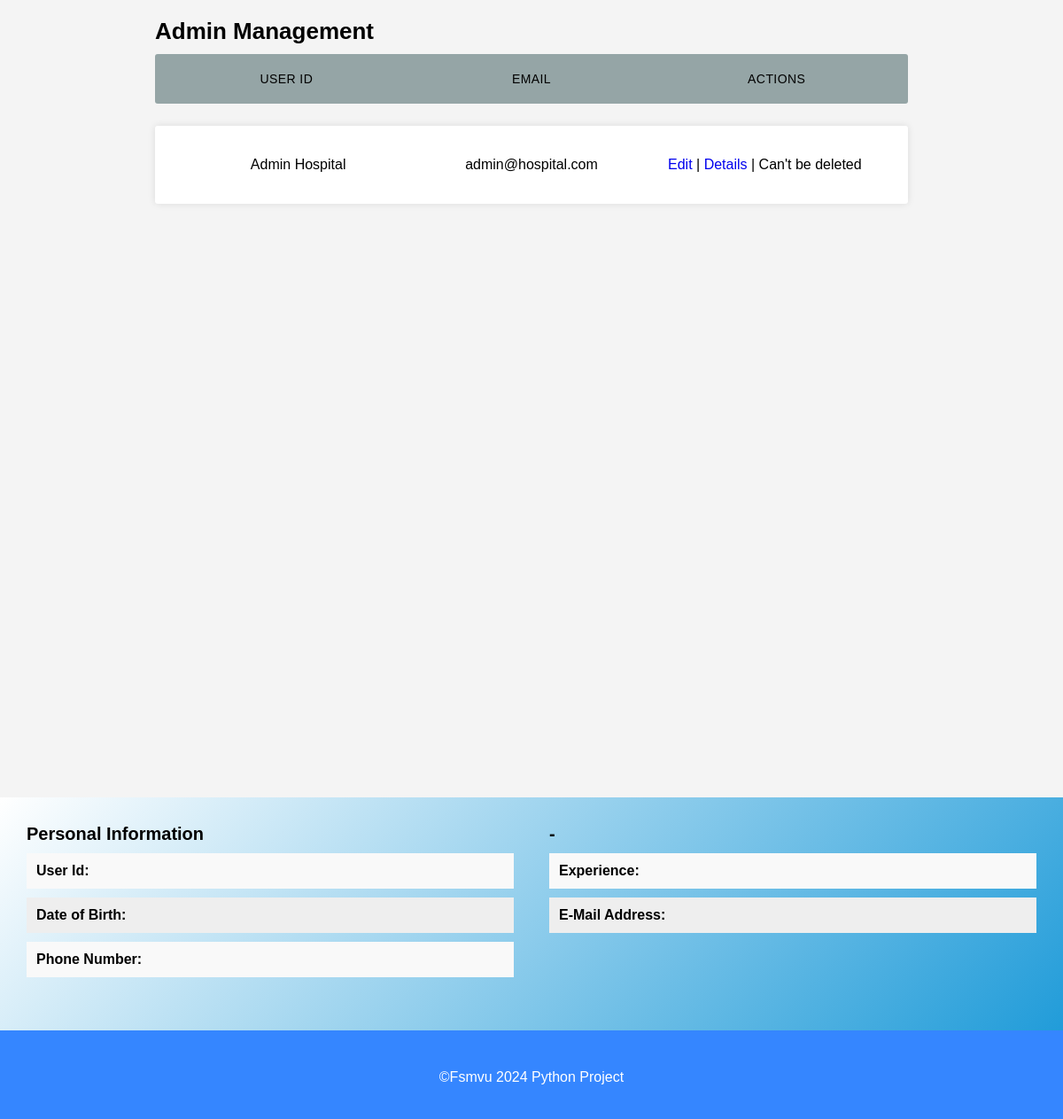
The page /Admins/ on the database as committed earlier.
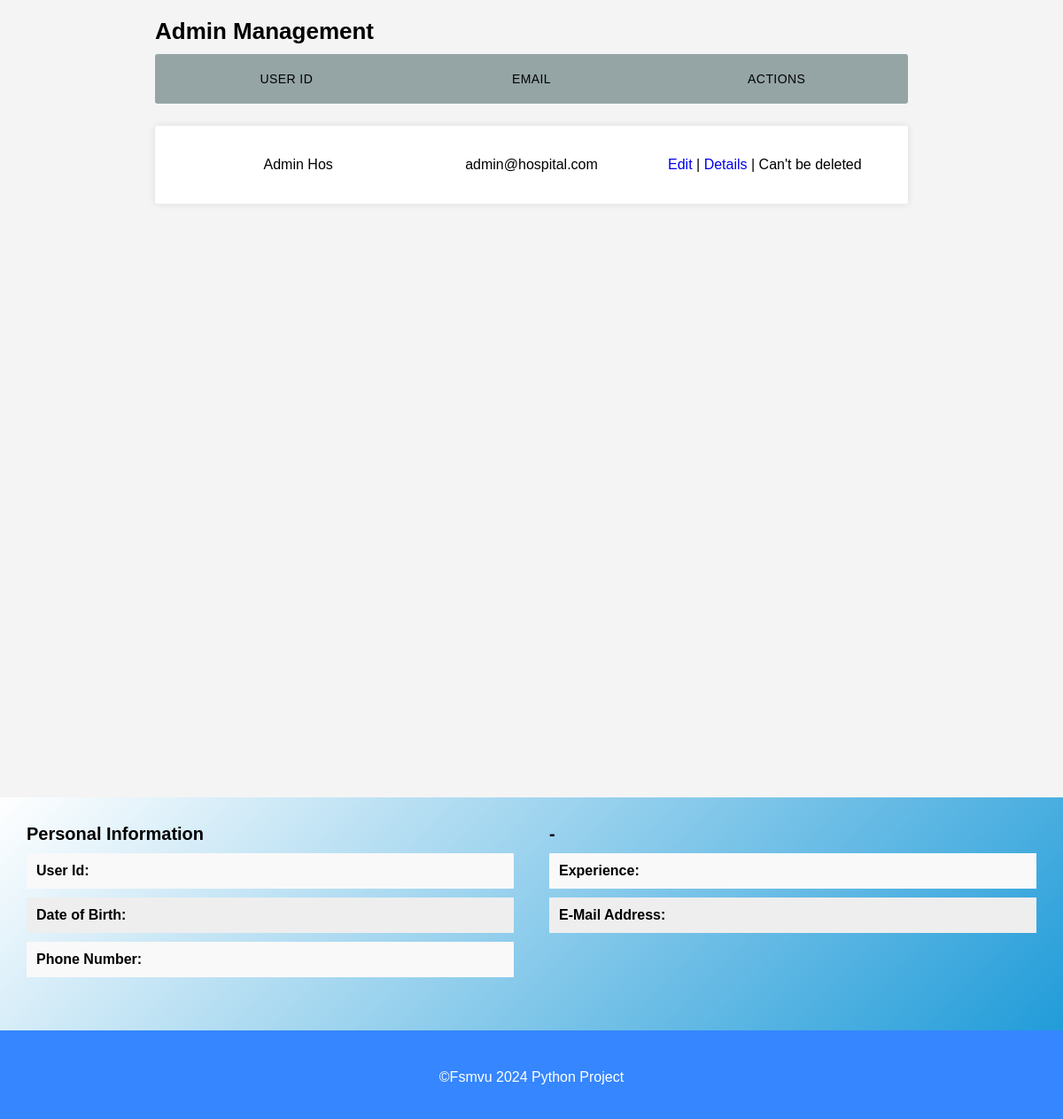
The same page on the database as committed later.
### administrator/models.py (models this page shows, shortened)
class Administrator(models.Model):
    ID = models.BigAutoField(primary_key=True)
    User = models.ForeignKey(settings.AUTH_USER_MODEL,on_delete=models.CASCADE,blank=True, null=True)
    DateOfBirth = models.DateField(verbose_name="Date of Birth")
    Gender = models.CharField(max_length=1, choices=GENDER_CHOICES,verbose_name="Gender")
    Phone = models.CharField(max_length=11,verbose_name="Phone")
    IsVisible = models.BooleanField(default=True)
    class Meta:
        db_table = "administrator"

### administrator/views.py (the view)
# urls.py: path('',views.home,name=""),
def home(request):
    context ={}
    context["dataset"] = Administrator.objects.filter(IsVisible=True)
    return render(request, "administrator/home.html", context)

### administrator/templates/administrator/home.html (shortened to what this page needs)
{% extends 'management_base.html' %}
{% load static %}
{% block content %}
  <section id="doktor-yonetimi">
    <div class="container">
      <h2 style="display:inline">Admin Management</h2>
      <div class="bosluk"></div>
      {% if dataset.count == 0 %}
        <p>No record</p>
      {% else %}
        <ul class="responsive-table">
          <li class="table-header">
            <div class="col col-1">User ID</div>
            <div class="col col-2">Email</div>
            <div class="col col-4">Actions</div>
          </li>
          {% for data in dataset %}
            <li class="table-row">
              <div class="col col-1" data-label="User ID">{{ data.User.first_name }} {{ data.User.last_name }}</div>
              <div class="col col-2" data-label="Admin Name">{{ data.User.email }}</div>
              <div class="col col-4" data-label="Operation">
                <a href="/Admins/Edit/{{ data.ID }}">Edit</a> |
                <a class="getDetails" href="/Admins/Details/{{ data.ID }}/">Details</a>
                |{% if data.ID != 1 %}
                  <a class="delete" href="/Admins/Delete/{{ data.ID }}/">Delete</a>
                {% else %}
                  Can't be deleted
                {% endif %}
              </div>
            </li>
          {% endfor %}
        </ul>
      {% endif %}
    </div>
  </section>
  <div id="ex1" class="modal" style="max-width:initial">
    <section id="ozel-sayfa" style="padding:0;margin-bottom:0">
      <div class="container" style="max-width:initial">
        <div class="kisisel-bilgiler">
          <h3>Personal Information</h3>
          <ul>
            <li class="adminUserId">
              <span>User Id:</span>
            </li>
            <li class="adminDoB">
              <span>Date of Birth:</span>
            </li>
            <li class="adminNumber">
              <span>Phone Number:</span>
            </li>
          </ul>
        </div>
        <div class="hesap-bilgileri">
          <h3>-</h3>
          <ul>
            <li class="adminGender">
              <span>Experience:</span>
            </li>
            <li class="adminEmail">
              <span>E-Mail Address:</span>
            </li>
          </ul>
        </div>
      </div>
    </section>
  </div>
{% endblock %}

Rows that differ between the two databases and show on the page:
changed Administrator "Admin": User.last_name "Hospital" → "Hos"
